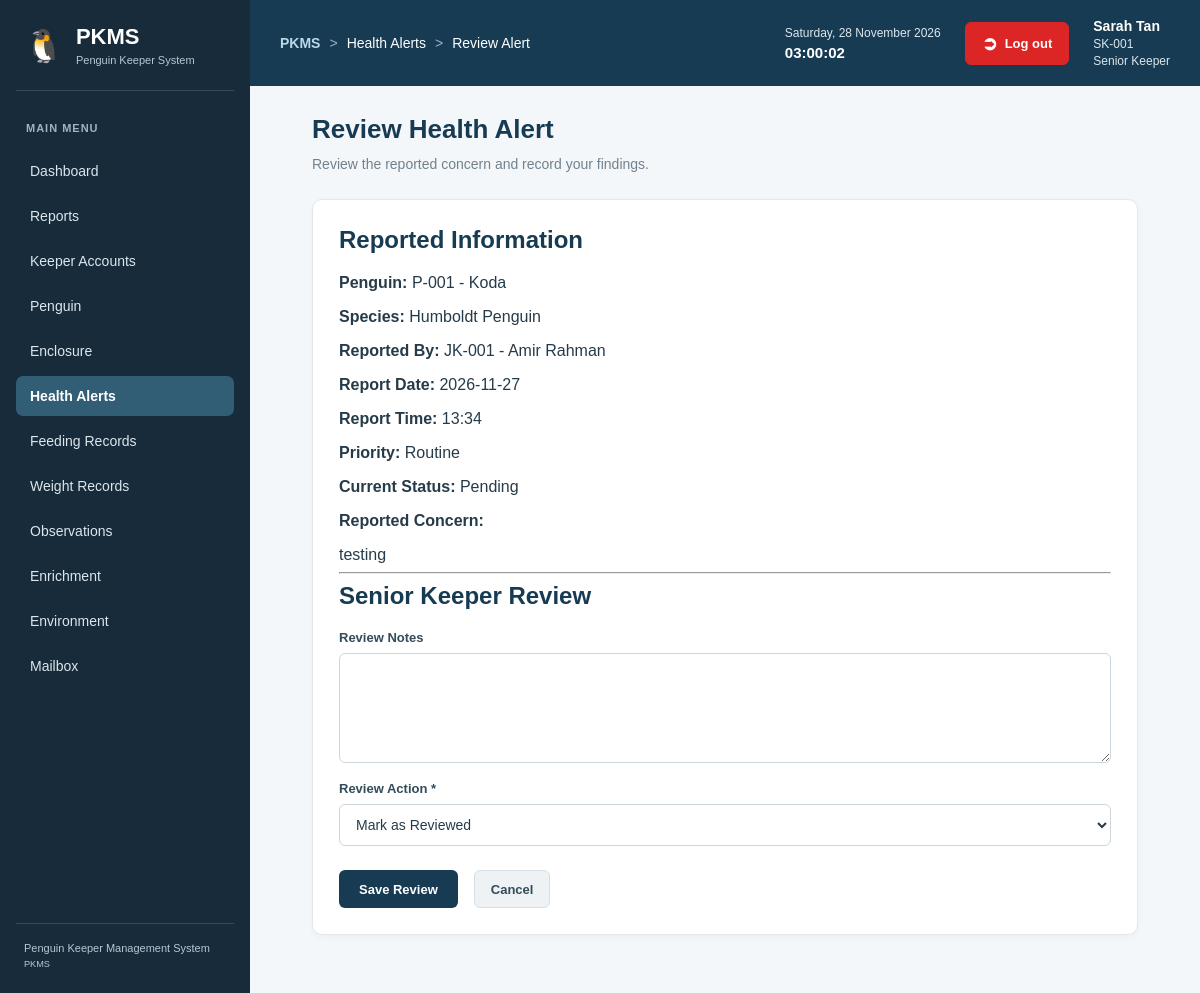
/modules/health_alerts/review.php?id=7 (signed in), run on the app's committed database.
### tables this page shows
CREATE TABLE `health_alerts` (
  `alert_id` int(11) NOT NULL,
  `penguin_id` int(11) NOT NULL,
  `reported_by` int(11) NOT NULL,
  `report_date` date DEFAULT NULL,
  `report_time` time DEFAULT NULL,
  `priority` enum('Routine','Attention','Urgent') DEFAULT 'Routine',
  `observation` text NOT NULL,
  `status` enum('Pending','Reviewed','Resolved') DEFAULT 'Pending',
  `reviewed_by` int(11) DEFAULT NULL,
  `review_notes` text DEFAULT NULL,
  `resolved_at` datetime DEFAULT NULL
);

CREATE TABLE `penguins` (
  `penguin_id` int(11) NOT NULL,
  `animal_code` varchar(20) NOT NULL,
  `name` varchar(60) NOT NULL,
  `species` varchar(80) NOT NULL,
  `sex` enum('Male','Female','Unknown') DEFAULT 'Unknown',
  `hatch_date` date DEFAULT NULL,
  `origin_type` varchar(50) DEFAULT NULL,
  `arrival_date` date DEFAULT NULL,
  `enclosure_id` int(11) DEFAULT NULL,
  `status` enum('Active','Quarantine','Transferred','Deceased') DEFAULT 'Active',
  `notes` text DEFAULT NULL,
  `created_at` datetime DEFAULT current_timestamp(),
  `archived_at` datetime DEFAULT NULL,
  `archived_by` int(11) DEFAULT NULL
);

CREATE TABLE `users` (
  `user_id` int(11) NOT NULL,
  `staff_code` varchar(20) NOT NULL,
  `full_name` varchar(100) NOT NULL,
  `email` varchar(100) DEFAULT NULL,
  `password_hash` varchar(255) NOT NULL,
  `role` enum('Senior Keeper','Junior Keeper') NOT NULL,
  `status` enum('Active','Inactive') DEFAULT 'Active',
  `created_at` datetime DEFAULT current_timestamp()
);

### modules/health_alerts/review.php (the view, shortened to what this page needs)
<?php
require_once __DIR__ . '/../../includes/auth.php';
$alertId = filter_input(INPUT_GET, 'id', FILTER_VALIDATE_INT);
$errors = [];
$alert = null;
$reviewNotes = '';
try {
    $stmt = $pdo->prepare("
        SELECT
            h.*,
            p.animal_code,
            p.name AS penguin_name,
            p.species,
            u.staff_code AS reporter_code,
            u.full_name AS reporter_name,
            reviewer.full_name AS reviewer_name
        FROM health_alerts h
        INNER JOIN penguins p
            ON h.penguin_id = p.penguin_id
        INNER JOIN users u
            ON h.reported_by = u.user_id
        LEFT JOIN users reviewer
            ON h.reviewed_by = reviewer.user_id
        WHERE h.alert_id = ?
        LIMIT 1
    ");
    $stmt->execute([$alertId]);
    $alert = $stmt->fetch();
    $reviewNotes = $alert['review_notes'] ?? '';
} catch (Exception $e) {
    if ($pdo->inTransaction()) {
        $pdo->rollBack();
    }
    error_log('Health alert review error: ' . $e->getMessage());
    $errors[] = 'Unable to process the health alert. Please try again.';
}
?>
<!DOCTYPE html>
<html lang="en">
<head>
    <link rel="stylesheet"
          href="/penguin_keeper_management/assets/css/style.css">
</head>
<body>
<div class="app-layout">
    <?php include __DIR__ . '/../../includes/sidebar.php'; ?>
    <main class="main-content">
        <?php
        include __DIR__ . '/../../includes/topbar.php';
        ?>
        <div class="page-content">
            <div class="page-header">
                <div>
                    <h1>Review Health Alert</h1>
                    <p>Review the reported concern and record your findings.</p>
                </div>
            </div>
            <?php if ($alert): ?>
                <section class="form-container">
                    <h2>Reported Information</h2>
                    <p>
                        <strong>Penguin:</strong>
                        <?= htmlspecialchars(
                            $alert['animal_code'] . ' - ' .
                            $alert['penguin_name']
                        ) ?>
                    </p>
                    <p>
                        <strong>Species:</strong>
                        <?= htmlspecialchars($alert['species']) ?>
                    </p>
                    <p>
                        <strong>Reported By:</strong>
                        <?= htmlspecialchars(
                            $alert['reporter_code'] . ' - ' .
                            $alert['reporter_name']
                        ) ?>
                    </p>
                    <p>
                        <strong>Report Date:</strong>
                        <?= htmlspecialchars($alert['report_date']) ?>
                    </p>
                    <p>
                        <strong>Report Time:</strong>
                        <?= !empty($alert['report_time'])
                            ? htmlspecialchars(substr($alert['report_time'], 0, 5))
                            : '-' ?>
                    </p>
                    <p>
                        <strong>Priority:</strong>
                        <?= htmlspecialchars($alert['priority']) ?>
                    </p>
                    <p>
                        <strong>Current Status:</strong>
                        <?= htmlspecialchars($alert['status']) ?>
                    </p>
                    <p><strong>Reported Concern:</strong></p>
                    <div>
                        <?= nl2br(htmlspecialchars($alert['observation'])) ?>
                    </div>
                    <hr>
                    <h2>Senior Keeper Review</h2>
                    <?php if ($alert['status'] === 'Resolved'): ?>
                        <p>This alert has already been resolved.</p>
                        <p>
                            <strong>Review Notes:</strong>
                            <?= nl2br(htmlspecialchars(
                                $alert['review_notes'] ?? ''
                            )) ?>
                        </p>
                    <?php else: ?>
                        <form method="POST" action="">
                            <div class="form-group">
                                <label for="review_notes">Review Notes</label>
                                <textarea
                                    id="review_notes"
                                    name="review_notes"
                                    rows="5"
                                    maxlength="5000"><?= htmlspecialchars($reviewNotes) ?></textarea>
                            </div>
                            <div class="form-group">
                                <label for="status">Review Action *</label>
                                <select id="status" name="status" required>
                                    <option value="Reviewed">
                                        Mark as Reviewed
                                    </option>
                                </select>
                            </div>
                            <div class="form-actions">
                                <button
                                    type="submit"
                                    class="btn-primary"
                                    onclick="return confirm('Confirm this health alert review action?');">
                                    Save Review
                                </button>
                                <a href="index.php" class="btn-secondary">
                                    Cancel
                                </a>
                            </div>
                        </form>
                    <?php endif; ?>
                </section>
            <?php endif; ?>
        </div>
    </main>
</div>
</body>
</html>

### assets/css/style.css (style rules this page uses)
.app-layout { display: flex; min-height: 100vh; width: 100%; }
.main-content { flex: 1; width: auto; max-width: none; margin: 0; padding: 30px; background: #f1f5f9; box-sizing: border-box; }
.main-content button { background: #dc2626; color: white; border: none; padding: 11px 20px; border-radius: 5px; cursor: pointer; }
.app-layout { display: flex; min-height: 100vh; }
.main-content { flex: 1; min-width: 0; padding: 30px; background-color: #f4f7f9; }
.form-actions { display: flex; align-items: center; gap: 16px; }
.form-actions button { padding: 11px 20px; border: none; border-radius: 6px; background-color: #173b53; color: #ffffff; cursor: pointer; }
* { box-sizing: border-box; }
body { margin: 0; font-family: Arial, Helvetica, sans-serif; color: #263b49; background: #f1f5f9; }
a { transition: color 0.2s ease, background-color 0.2s ease; }
.page-content { width: 100%; max-width: 1500px; margin: 0 auto; padding: 28px 32px; }
.page-header { display: flex; justify-content: space-between; align-items: center; flex-wrap: wrap; gap: 16px; margin-bottom: 24px; }
.page-header h1 { margin: 0 0 8px; color: #173b53; font-size: 26px; }
.page-header p { margin: 0; color: #71818d; font-size: 14px; line-height: 1.6; }
.form-group { display: flex; flex-direction: column; gap: 8px; flex: 1; min-width: 170px; }
.form-group label { color: #344b5a; font-size: 13px; font-weight: 600; }
.form-group input, .form-group select, .form-group textarea { width: 100%; min-height: 42px; padding: 10px 12px; border: 1px solid #ccd6dd; border-radius: 6px; background: #ffffff; color: #263b49; font-family: inherit; font-size: 14px; }
.form-group textarea { min-height: 110px; resize: vertical; }
.btn-primary, .btn-secondary, .btn-danger, .btn-success { display: inline-flex; justify-content: center; align-items: center; min-height: 38px; padding: 9px 16px; border: 1px solid transparent; border-radius: 6px; text-decoration: none; font-family: inherit; font-size: 13px; font-weight: 600; cursor: pointer; transition: background-color 0.2s ease; }
.main-content .btn-primary { background: #173b53; color: #ffffff; }
.main-content .btn-secondary { background: #eef2f5; border-color: #d5dfe5; color: #344b5a; }
.form-container { width: 100%; max-width: 900px; padding: 26px; background: #ffffff; border: 1px solid #e1e8ed; border-radius: 10px; box-shadow: 0 2px 6px rgba(0, 0, 0, 0.035); }
.form-container h2 { margin-top: 0; color: #173b53; }
.form-container .form-group { margin-bottom: 18px; }
.form-container .form-actions { margin-top: 24px; }

### data on the page
health_alerts: penguin.name "P-001 - Koda", penguin.species "Humboldt Penguin", reported_by.full_name "JK-001 - Amir Rahman", report_date "2026-11-27", report_time "13:34", priority "Routine", status "Pending", observation "testing"

### other printed values
$item['label'] "Dashboard"
$item['label'] "Reports"
$item['label'] "Keeper Accounts"
$item['label'] "Penguin"
$item['label'] "Enclosure"
$item['label'] "Health Alerts"
$item['label'] "Feeding Records"
$item['label'] "Weight Records"
$item['label'] "Observations"
$item['label'] "Enrichment"
$item['label'] "Environment"
$item['label'] "Mailbox"
$crumb "Health Alerts"
$crumb "Review Alert"
$_SESSION['full_name'] "Sarah Tan"
